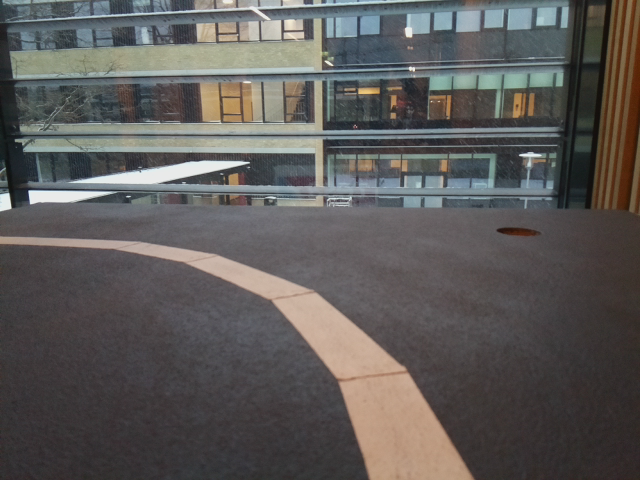
//> input picture API_rpi/image_proc/tests/detect_line/image_example.png, 1280 x 960 px (shown at 1/2 size)
$ ./detect_line   (built with g++ and OpenCV 4)
//> lines starting //> are read from the running program, lines starting //| are printed output that depends on the picture
#include "opencv2/highgui/highgui.hpp"
#include "opencv2/imgproc/imgproc.hpp"
#include <iostream>
//#include <stdlib.h>
#include <stdio.h>

#include <string.h>
#include <vector>

using namespace cv;
using namespace std;

///////////////////////////////
///////////////////////////////

// Thresholding == binarize
int threshold_value = 150;
int threshold_type = 3;
int const max_value = 255;
int const max_type = 4;
int const max_BINARY_value = 255;

void display_image(Mat img, string title)
{
    namedWindow( title, WINDOW_AUTOSIZE );
    imshow( title, img );
}


int main( ){
	cout << "1" << endl;
	string path = "";
    string image_name = "image_example.png";
    //string image_name = "image_20180302_161159.774_015.png";
    string image_path = path + image_name;
    Mat img;
    img = imread(image_path, CV_LOAD_IMAGE_COLOR);
//> img is the input picture: 960 rows x 1280 cols, CV_8UC3; mean B, G, R 88.9, 90.7, 93.4
    cout << "Image size: " <<  img.size() << endl;
//| Image size: [1280 x 960]
    cout << "Image channels: " <<  img.channels() << endl;
//| Image channels: 3

    Mat img_gray, img_blur, bin;
 	cout << "2" << endl;
    cvtColor(img, img_gray, COLOR_RGB2GRAY);
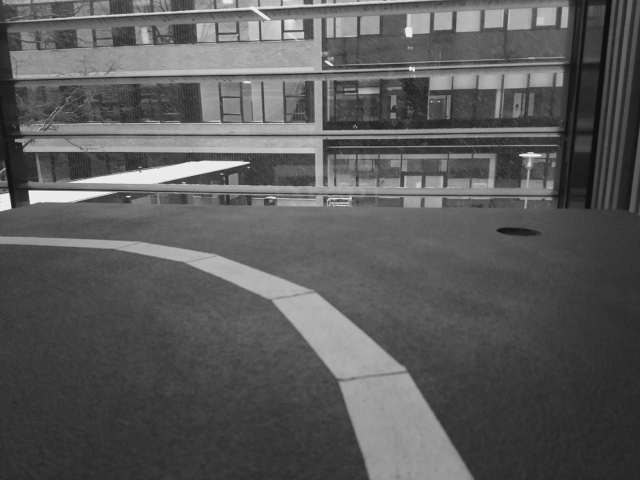
//> img_gray: 960 rows x 1280 cols, CV_8UC1 (shown at 1/2 size); min 12, max 254, mean 90.5
	blur(img_gray, img_blur, Size(3,3));
	threshold(img_blur, bin, threshold_value, max_BINARY_value,threshold_type);
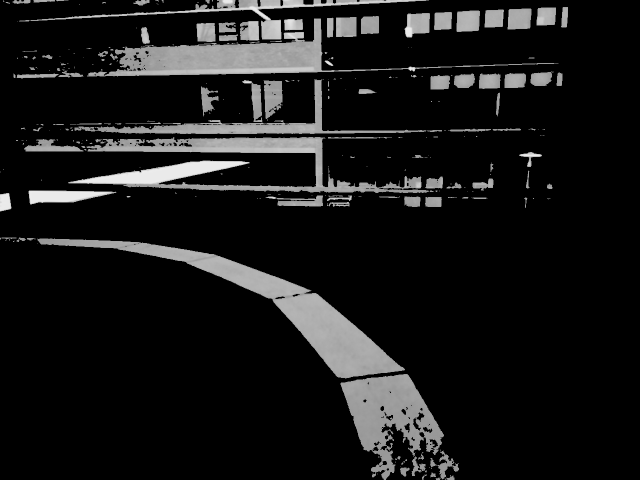
//> bin: 960 rows x 1280 cols, CV_8UC1 (shown at 1/2 size); min 0, max 239, mean 24.4

    display_image(img, "img");
	display_image(img_gray, "img_gray");
	display_image(img_blur, "img_blur");
    display_image(bin, "bin");

	//Printing white pixels
	cout << "\n\nBinary values:";
	for(int i = 0; i < 640; i++){
		cout << endl << "[" << i << "] ";
	    for(int j = 0; j < 480; j++){
	        //if(255 == bin.at<uchar>(i,j))
	        cout << bin.at<uchar>(i,j) << " ";
	    }
	}
}

$ run again, with API_rpi/image_proc/tests/test_images/bdrs_sally_images_20180302/images_20180302/image_20180302_161159.774_015.png copied over API_rpi/image_proc/tests/detect_line/image_example.png
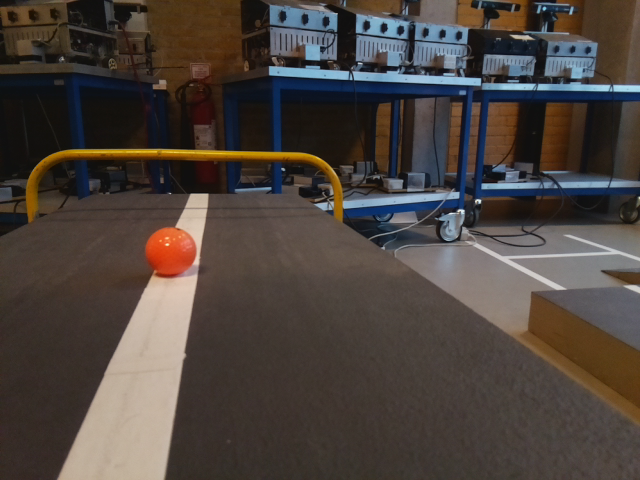
//> input picture API_rpi/image_proc/tests/test_images/bdrs_sally_images_20180302/images_20180302/image_20180302_161159.774_015.png, 1280 x 960 px (shown at 1/2 size)
//> img is the input picture: 960 rows x 1280 cols, CV_8UC3; mean B, G, R 61.5, 66.9, 75.8
//| Image size: [1280 x 960]
//| Image channels: 3
//> `cvtColor(img, img_gray, COLOR_RGB2GRAY);`:
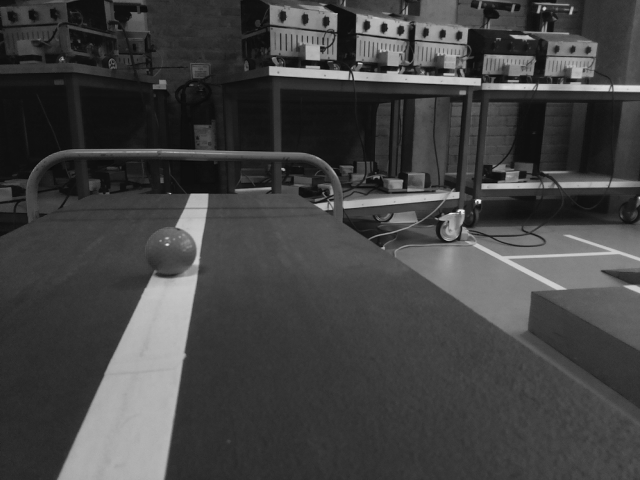
//> img_gray: 960 rows x 1280 cols, CV_8UC1 (shown at 1/2 size); min 2, max 251, mean 66.3
//> `threshold(img_blur, bin, threshold_value, max_BINARY_value,threshold_t..`:
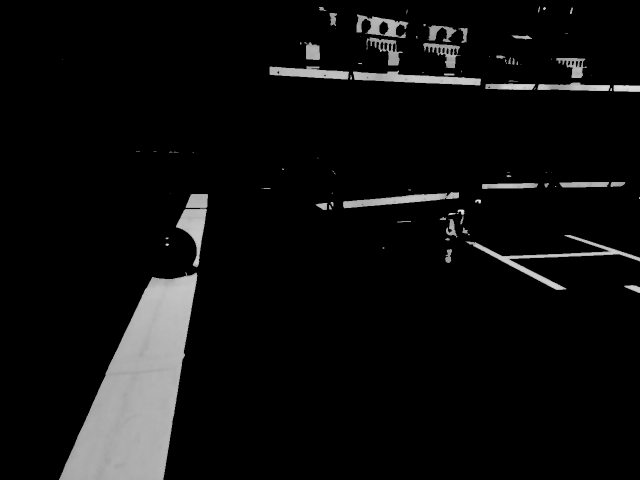
//> bin: 960 rows x 1280 cols, CV_8UC1 (shown at 1/2 size); min 0, max 237, mean 13.9
